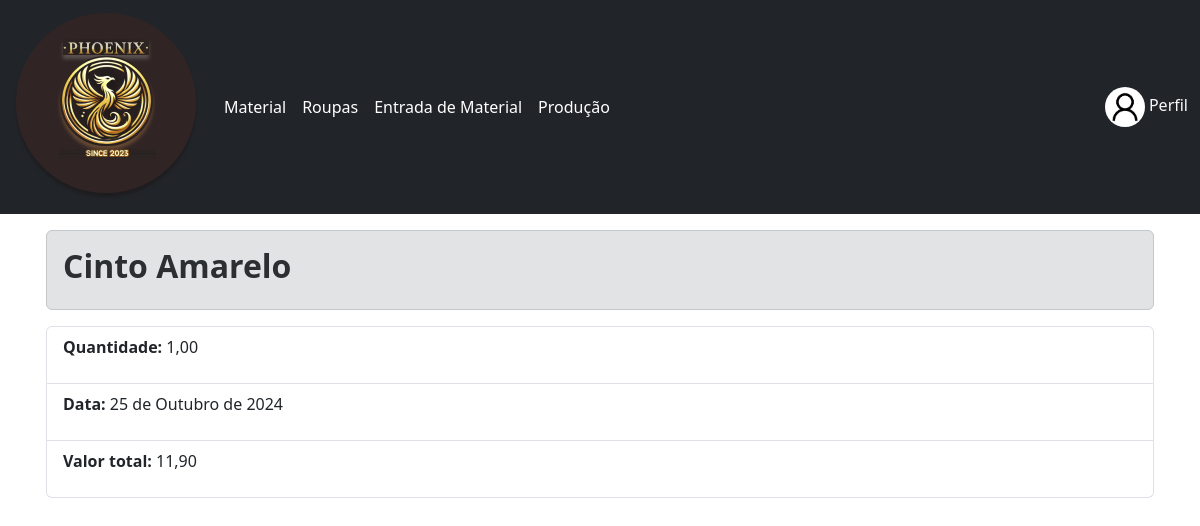
Screenshot of /movimentacao/20/ (signed in) with the database file from the repository.
### usuario/models.py (models this page shows, shortened)
class CustomUser(AbstractUser):
    linguagem = [
        ('pt-br', 'Português - Brasil'),
        ('eng', 'Inglês (Indisponível)')
    ]
    cpf = models.CharField(max_length=11, unique=True, verbose_name="CPF")
    profile_picture = models.ImageField(upload_to='profile_pictures/', blank=True, null=True)
    idioma = models.CharField(verbose_name="Idioma", null=False, blank=False,  choices=linguagem, default='pt-br', max_length=7)

### movimentacao/models.py (models this page shows, shortened)
class Movimentacao(models.Model):
    codigo_material = models.ForeignKey(Material, on_delete = models.CASCADE, verbose_name="Nome", null= False, blank= False)
    quantidade = models.DecimalField(verbose_name="Quantidade", null=True, blank=True, max_digits=10, decimal_places=2)
    data = models.DateField()
    valor_total = models.DecimalField(verbose_name="Valor Total",max_digits=10, decimal_places=2)

### material/models.py (models this page shows, shortened)
class Material(models.Model):
    nome = models.CharField(verbose_name="Nome", max_length=100, null=False, blank=False)
    descricao = models.TextField(verbose_name="Descrição", null=True, blank=True)
    unid_medida = models.CharField(verbose_name="Unidade de Medida", max_length=30, null=False, blank=True)
    valor = models.DecimalField(verbose_name="Valor", null=False, blank=False, max_digits=10, decimal_places=2)
    imagem = models.ImageField(upload_to="fotos/")
    def __str__(self) -> str:
        return self.nome

### movimentacao/views.py (the view)
# urls.py: path('<int:pk>/', MovimentacaoDetailView.as_view(), name='movimentacao_detail'),
class MovimentacaoDetailView(LoginRequiredMixin, DetailView):
    model= Movimentacao
    template_name = 'movimentacao_detail_view.html'

### movimentacao/templates/movimentacao_detail_view.html (shortened to what this page needs)
{% extends 'base.html' %}
{% block content %}
<div class="alert alert-secondary" role="alert">
    <h2><strong>{{ object.codigo_material}}</strong></h2>
</div>
<ul class="list-group">
    <li class="list-group-item"><p><strong>Quantidade:</strong> {{ object.quantidade}}</p></li>
    <li class="list-group-item"><p><strong>Data:</strong> {{ object.data}}</p></li>
    <li class="list-group-item"><p><strong>Valor total:</strong> {{ object.valor_total}}</p></li>
  </ul>
{% endblock %}

### dashboard/templates/base.html (shortened to what this page needs)
<!DOCTYPE html>
<html lang="pt-br">
<head>
    <link href="https://cdn.jsdelivr.net/npm/bootstrap@5.3.3/dist/css/bootstrap.min.css" rel="stylesheet">
    {%load static%}
</head>
<body>
    <nav class="navbar navbar-expand-lg navbar-dark bg-dark">
        <div class="container-fluid">
            <a class="navbar-brand" href="{% url 'dashboard' %}">
                <img src="{% static 'imagens/logo.png' %}" alt="Phoenix">
            </a>
            <div class="collapse navbar-collapse" id="navbarNav">
                <ul class="navbar-nav">
                    <li class="nav-item">
                        <a class="nav-link active" aria-current="page" href="{% url 'material_list' %}">Material</a></li>
                    <li> <a class="nav-link active" aria-current="page" href="{% url 'roupa_list' %}">Roupas</a></li>
                    <li> <a class="nav-link active" aria-current="page" href="{% url 'movimentacao_list' %}">Entrada de Material</a></li>
                    <li> <a class="nav-link active" aria-current="page" href="{% url 'producao_list' %}">Produção</a></li>
                    </ul>
                    <span class="ms-auto">
                    {% if user.is_authenticated %}
                    <span class="navbar-text ms-auto">
                        {% if user.profile_picture %}
                        <img src="{{ user.profile_picture.url }}" alt="Foto de Perfil" class="rounded-circle" style="width: 40px; height: 40px;">
                        {% else %}
                        <img src="{% static 'imagens/default_profile.png' %}" alt="Foto Padrão" class="rounded-circle" style="width: 40px; height: 40px;">
                        {% endif %}
                        <a class="nav-link d-inline-block link-light" href="{% url 'profile' %}">Perfil</a>
                    </span>
                    {% endif %}
                </span>
            </div>
        </div>
    </nav>
    <div class="container py-3 px-3">
        {% block content %}
        {% endblock %}
    </div>
</body>
</html>

### rows the page displays
CustomUser: profile_picture (picture)
Movimentacao: codigo_material "Cinto Amarelo", quantidade "1,00", data "25 de Outubro de 2024", valor_total "11,90"
